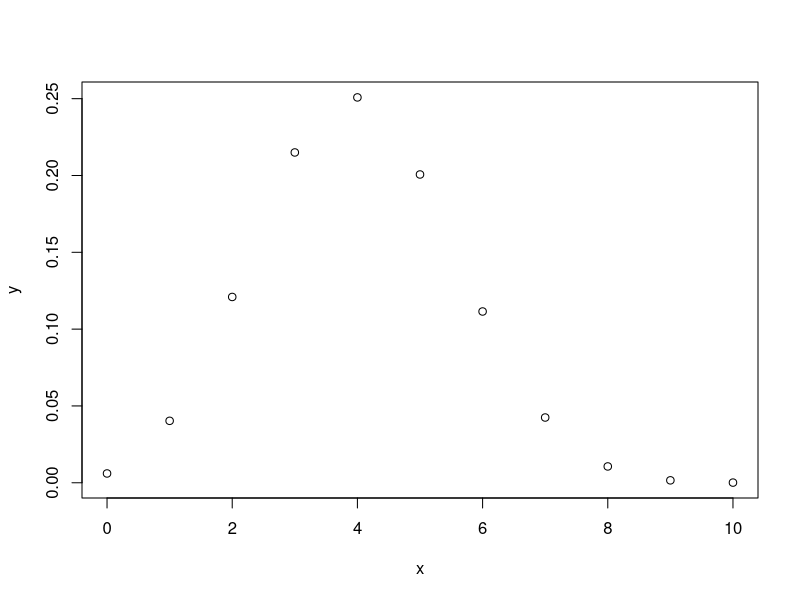
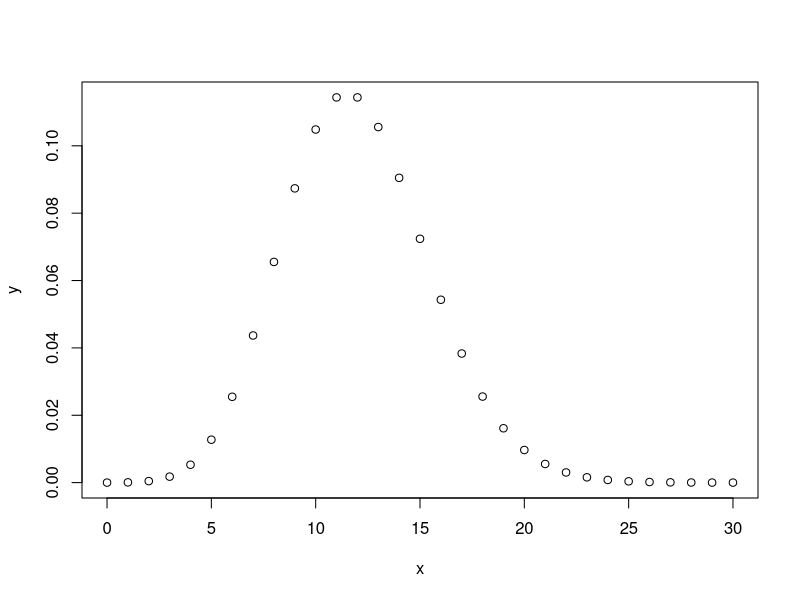
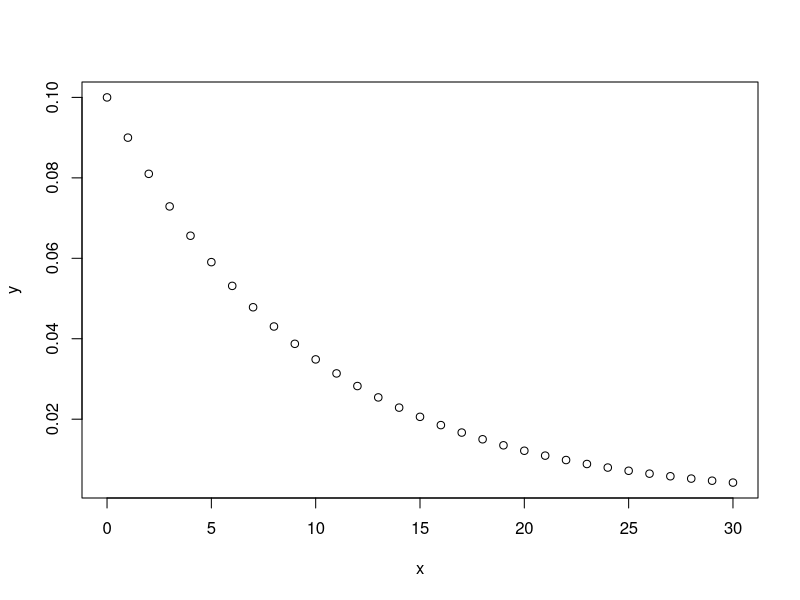

Recreate these plots in R, in order.
# Plot pmf for binomial dist
n <- 10
p <- 0.4
x <- seq(0, n, by=1)
y <- dbinom(x, n, p)
plot(x,y)

# Plot pmf for Poisson dist
lam <- 12
n <- 30
x <- seq(0, n, by=1)
y <- dpois(x, lam)
plot(x,y)

# Plot pmf for Geometric dist
p <- 0.1
n <- 30
x <- seq(0, n, by=1)
y <- dgeom(x, p)
plot(x,y)